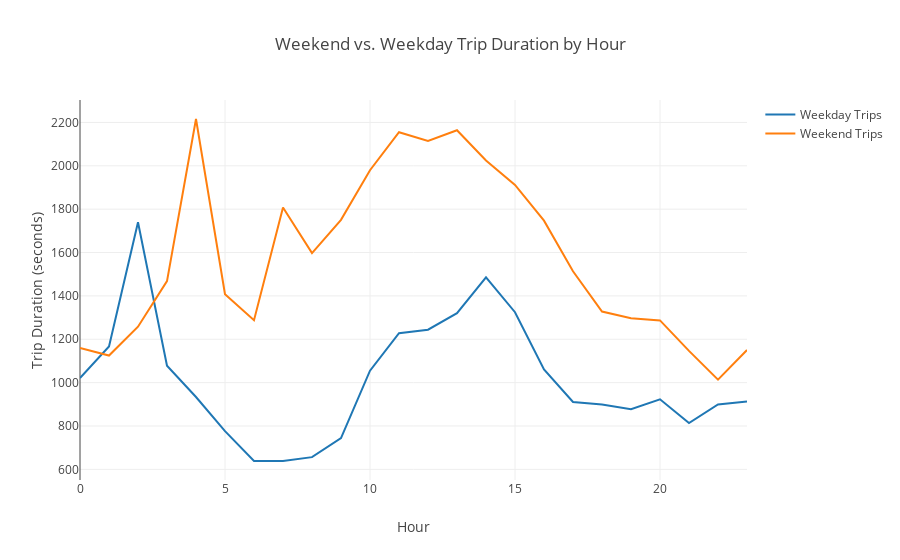

Here is the notebook cell this chart was saved with:
### Code cell
trace1 = go.Scatter(
    x = trip_dist.loc[weekday, 'start_hour'].tolist(),
    y = trip_dist.loc[weekday, 'tripDist'].tolist(), 
    name='Weekday Trips', 
    mode='lines'
)

trace2 = go.Scatter(
    x = trip_dist.loc[weekend, 'start_hour'].tolist(),
    y = trip_dist.loc[weekend, 'tripDist'].tolist(), 
    name='Weekend Trips', 
    mode='lines'
)

data = [trace1, trace2]

layout = go.Layout(
                  title='Weekend vs. Weekday Trip Duration by Hour',
                  xaxis=dict(title='Hour'), 
                  yaxis=dict(title='Trip Duration (seconds)'))

fig = go.Figure(data=data, layout=layout)

iplot(fig)

### Figure 1 — Plotly figure (JSON) as saved in the notebook; plotly's stock layout.template omitted (floating-point values rounded to 4 significant figures)
{"data": [{"mode": "lines", "name": "Weekday Trips", "type": "scatter", "x": [0, 1, 2, 3, 4, 5, 6, 7, 8, 9, 10, 11, 12, 13, 14, 15, 16, 17, 18, 19, 20, 21, 22, 23], "y": [1021.0, 1167.0, 1740.0, 1078.0, 933.7, 776.1, 638.5, 639.0, 656.3, 744.0, 1055.0, 1228.0, 1244.0, 1320.0, 1485.0, 1325.0, 1061.0, 910.5, 899.1, 877.6, 923.2, 813.3, 899.5, 913.1]}, {"mode": "lines", "name": "Weekend Trips", "type": "scatter", "x": [0, 1, 2, 3, 4, 5, 6, 7, 8, 9, 10, 11, 12, 13, 14, 15, 16, 17, 18, 19, 20, 21, 22, 23], "y": [1159.0, 1125.0, 1258.0, 1468.0, 2216.0, 1408.0, 1288.0, 1808.0, 1598.0, 1751.0, 1980.0, 2155.0, 2115.0, 2164.0, 2025.0, 1912.0, 1747.0, 1514.0, 1328.0, 1297.0, 1287.0, 1146.0, 1014.0, 1151.0]}], "layout": {"title": "Weekend vs. Weekday Trip Duration by Hour", "xaxis": {"title": "Hour"}, "yaxis": {"title": "Trip Duration (seconds)"}}}
